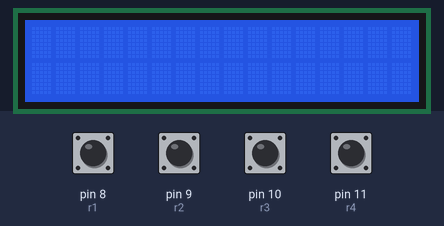
The sketch below on a simulated Arduino Uno, built with avr-gcc and run on an emulated ATmega328P. On the bench: 16×2 character LCD. Inputs (shaded band) come from the test bench; at power-on: pin 8 (r1), pin 9 (r2), pin 10 (r3), pin 11 (r4) HIGH.

Above: at 1.2 s.
1.3 s: pin 11 (r4) pulled LOW for 0.15 s
At 2.2 s:
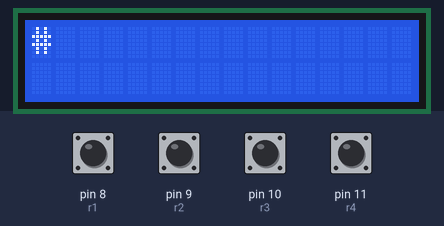
2.9 s: pin 11 (r4) pulled LOW for 1 s
At 3.4 s:
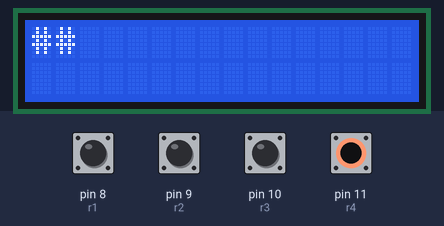
5.4 s: pin 8 (r1) pulled LOW for 0.15 s
At 6.5 s:
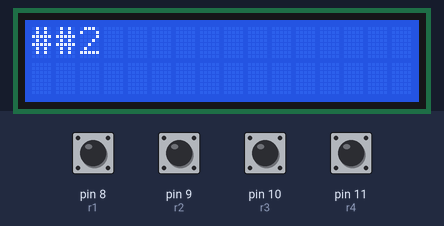
7.0 s: pin 11 (r4) pulled LOW for 0.15 s
At 7.7 s:
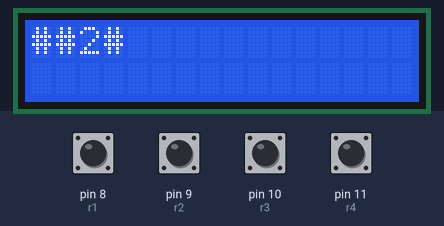
8.6 s: pin 11 (r4) pulled LOW for 0.15 s
At 8.9 s:
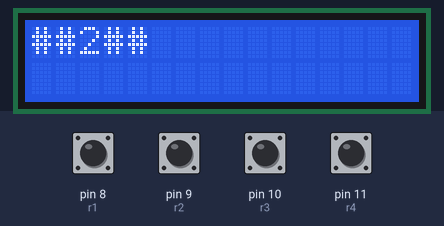
10.2 s: pin 11 (r4) pulled LOW for 1 s
At 11.4 s:
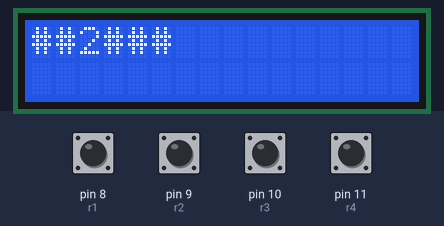
Timing chart, 0 to 13.2 s (numbered marks = the images above; inputs shaded):
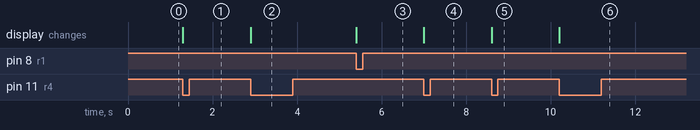

The sketch:

sketch_jan09a.ino
```cpp
#include<LiquidCrystal.h>
LiquidCrystal lcd(2,3,4,5,6,7);
int r1=8,r2=9,r3=10,r4=11,c1=A0,c2=A1,c3=A2;
int a,b,c,d;
int i,j=0;
void setup()
{
  pinMode(r1,INPUT);
  pinMode(r2,INPUT);
  pinMode(r3,INPUT);
  pinMode(r4,INPUT);
  pinMode(c1,OUTPUT);
  pinMode(c2,OUTPUT);
  pinMode(c3,OUTPUT);
  //lcd.setCursor(i,j);
Serial.begin(9600);
lcd.begin(16,2);
}
void loop()

  {

    digitalWrite(c1,0);
    digitalWrite(c2,1);
    digitalWrite(c3,1);
    digitalWrite(r1,1);
    digitalWrite(r2,1);
    digitalWrite(r3,1);
    digitalWrite(r4,1);
    if(!digitalRead(r1))
    {
      //i++;
      lcd.print("1");
      while(!digitalRead(r1))
      digitalWrite(r1,1);
      }
      if(!digitalRead(r2))
    {
      //i++;
      lcd.print("4");
      while(!digitalRead(r2))
      digitalWrite(r2,1);
      }
      if(!digitalRead(r3))
    {
      //i++;
      lcd.print("7");
      //Serial.println("7");

      while(!digitalRead(r3))
      digitalWrite(r3,1);
      }
      if(!digitalRead(r4))
    {
      //Serial.println("#");
      //i++;
      lcd.print("#");
      while(!digitalRead(r4))
      digitalWrite(r4,1);
      }
    digitalWrite(c1,1);
    digitalWrite(c2,0);
    digitalWrite(c3,1);
    digitalWrite(r1,1);
    digitalWrite(r2,1);
    digitalWrite(r3,1);
    digitalWrite(r4,1);
    if(!digitalRead(r1))
    {
      //i++;
      lcd.print("2");
      while(!digitalRead(r1))
      digitalWrite(r1,1);
      }
      if(!digitalRead(r2))
    {
      //i++;
      lcd.print("5");
      while(!digitalRead(r2))
      digitalWrite(r2,1);
      }
      if(!digitalRead(r3))
    {
      //i++;
      lcd.print("8");
     // Serial.println("8");

      while(!digitalRead(r3))
      digitalWrite(r3,1);
      }
      if(!digitalRead(r4))
    {
      //Serial.println("0");
      //i++;
      lcd.print("0");
      while(!digitalRead(r4))
      digitalWrite(r4,1);
      }

    digitalWrite(c1,1);
    digitalWrite(c2,1);
    digitalWrite(c3,0);
    digitalWrite(r1,1);
    digitalWrite(r2,1);
    digitalWrite(r3,1);
    digitalWrite(r4,1);
    if(!digitalRead(r1))
    {
      //i++;
      lcd.print("3");
      while(!digitalRead(r1))
      digitalWrite(r1,1);
      }
      if(!digitalRead(r2))
    {
      //i++;
      lcd.print("6");
      while(!digitalRead(r2))
      digitalWrite(r2,1);
      }
      if(!digitalRead(r3))
    {
      //i++;
      lcd.print("9");
      //Serial.println("9");

      while(!digitalRead(r3))
      digitalWrite(r3,1);
      }
      if(!digitalRead(r4))
    {
     // Serial.println("*");
      //i++;
      lcd.print("*");
      while(!digitalRead(r4))
      digitalWrite(r4,1);
      }
      if(i==16)
      {
        for(j=0;j<=23;j++)
        lcd.print("*");
        i=0;
      }
  }
```

Measured:
- after the input at 1.3 s, the display: changes at once (image 1)
- after the input at 2.9 s, the display: changes at once (image 2)
- after the input at 5.4 s, the display: changes at once (image 3)
- after the input at 7.0 s, the display: changes at once (image 4)
- after the input at 8.6 s, the display: changes at once (image 5)
- after the input at 10.2 s, the display: changes at once (image 6)
